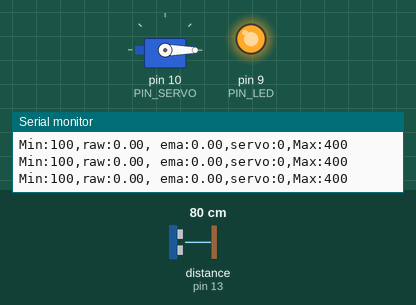
Recording of a sketch running on a simulated Arduino Uno, built with avr-gcc and run on an emulated ATmega328P. Parts: servo, output pins drawn as LEDs (lit = HIGH), the last lines printed to the serial monitor. Wiring (inferred from the names in the program): ultrasonic range finder: trigger pin 12; echo pin 13. The test bench sets the inputs (shaded band); at power-on: distance to the obstacle (sensor on pin 13) 80 cm. The echo pulse lasts 58.3 µs per cm; pins used as bus, display or sensor lines are not drawn.

Above: at 1.2 s.
1.3 s: distance to the obstacle (sensor on pin 13) set to 35 cm
At 4.1 s:
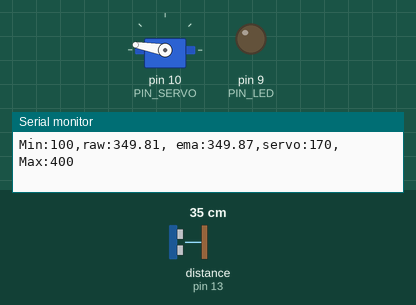
4.3 s: distance to the obstacle (sensor on pin 13) set to 2 cm
At 4.9 s:
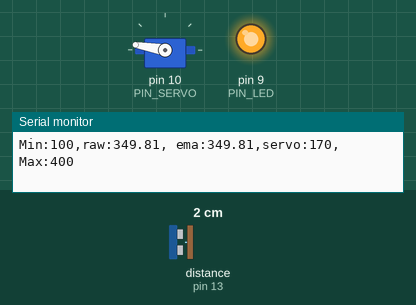
5.8 s: distance to the obstacle (sensor on pin 13) set to 9 cm
7.3 s: distance to the obstacle (sensor on pin 13) set to 13 cm
At 8.5 s:
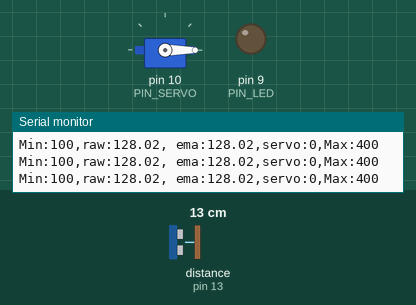
8.9 s: distance to the obstacle (sensor on pin 13) set to 4 cm
At 9.6 s:
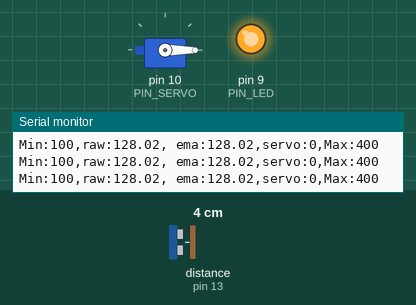
10.4 s: distance to the obstacle (sensor on pin 13) set to 18 cm
At 10.8 s:
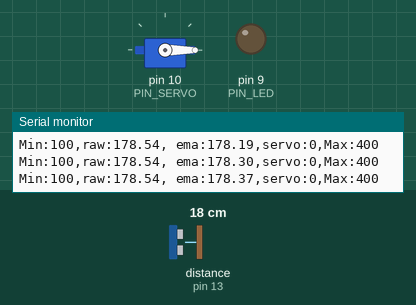
Timing chart, 0 to 12.9 s (numbered marks = the images above; inputs shaded):
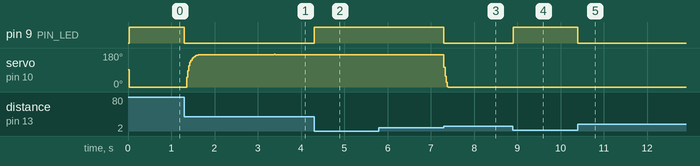

Measured:
- the behaviour switches between 10 and 11 cm on distance to the obstacle (sensor on pin 13) (found by bisection; images 2 and 3)
- after the input at 1.3 s, pin 9 (PIN_LED): HIGH → LOW at once
- after the input at 4.3 s, pin 9 (PIN_LED): LOW → HIGH at once; servo on pin 10 (PIN_SERVO): stops changing and stays 170°
- after the input at 7.3 s, pin 9 (PIN_LED): HIGH → LOW at once; servo on pin 10 (PIN_SERVO): 170° → 0° at once
- after the input at 8.9 s, pin 9 (PIN_LED): LOW → HIGH at once
- after the input at 10.4 s, pin 9 (PIN_LED): HIGH → LOW at once

The sketch:

11_example_1.ino
```cpp
#include <Servo.h>

// Arduino pin assignment
#define PIN_LED 9
#define PIN_SERVO 10
#define PIN_TRIG 12
#define PIN_ECHO 13

// configurable parameters
#define SND_VEL 346.0 // sound velocity at 24 celsius degree (unit: m/s)
#define INTERVAL 25 // sampling interval (unit: ms)
#define _DIST_MIN 100 // minimum distance to be measured (unit: mm)
#define _DIST_MAX 360 // maximum distance to be measured (unit: mm)
#define _DIST_ALPHA 0.3
#define _DUTY_MIN 553 // servo full clockwise position (0 degree)
#define _DUTY_NEU 1481 // servo neutral position (90 degree)
#define _DUTY_MAX 2409 // servo full counterclockwise position (180 degree)

// global variables
float timeout; // unit: us
float dist_min, dist_max, dist_raw, dist_prev, dist_ema, alpha; // unit: mm
unsigned long last_sampling_time; // unit: ms
float scale; // used for pulse duration to distance conversion
Servo myservo;

void setup() {
// initialize GPIO pins
  pinMode(PIN_LED,OUTPUT);
  pinMode(PIN_TRIG,OUTPUT);
  digitalWrite(PIN_TRIG, LOW);
  pinMode(PIN_ECHO,INPUT);

  myservo.attach(PIN_SERVO);
  myservo.writeMicroseconds(_DUTY_NEU);

// initialize USS related variables
  dist_min = _DIST_MIN;
  dist_max = _DIST_MAX;
  alpha = _DIST_ALPHA;
  timeout = (INTERVAL / 2) * 1000.0; // precalculate pulseIn() timeout value. (unit: us)
  dist_raw = dist_prev = 0.0; // raw distance output from USS (unit: mm)
  scale = 0.001 * 0.5 * SND_VEL;

// initialize serial port
  Serial.begin(57600);

// initialize last sampling time
  last_sampling_time = 0;
}

void loop() {
// wait until next sampling time.
// millis() returns the number of milliseconds since the program started. Will overflow after 50 days.
  if(millis() < last_sampling_time + INTERVAL) return;

// get a distance reading from the USS
  dist_raw = USS_measure(PIN_TRIG,PIN_ECHO);
  dist_ema = dist_ema = alpha * dist_raw + (1-alpha) * dist_ema;

// output the read value to the serial port
  Serial.print("Min:100,raw:");
  Serial.print(dist_raw);
  Serial.print(", ema:");
  Serial.print(dist_ema);
  Serial.print(",servo:");
  Serial.print(myservo.read());
  Serial.println(",Max:400");

// adjust servo position according to the USS read value

  // add your code here!
  myservo.writeMicroseconds((int)(dist_ema*103/10)-1301);
  //if(dist_raw <= 180) myservo.writeMicroseconds(_DUTY_MIN);
  //else if(dist_raw >= 220) myservo.writeMicroseconds(_DUTY_MAX);
  //else myservo.writeMicroseconds(_DUTY_NEU);
// update last sampling time
  last_sampling_time += INTERVAL;
}

// get a distance reading from USS. return value is in millimeter.
float USS_measure(int TRIG, int ECHO)
{
  float reading;
  digitalWrite(TRIG, HIGH);
  delayMicroseconds(10);
  digitalWrite(TRIG, LOW);

  reading = pulseIn(ECHO, HIGH, timeout) * scale; // unit: mm
  if(reading < dist_min || reading > dist_max) {
    reading = 0.0; // return 0 when out of range.
    analogWrite(PIN_LED, 255);
  }
  else analogWrite(PIN_LED, 0);
  if(reading == 0.0) reading = dist_prev;
  else dist_prev = reading;

  return reading;
}
```
